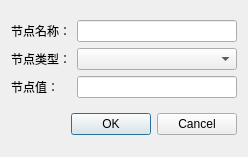
<?xml version="1.0" encoding="UTF-8"?>
<ui version="4.0">
 <class>AddNodeDlg</class>
 <widget class="QDialog" name="AddNodeDlg">
  <property name="windowModality">
   <enum>Qt::NonModal</enum>
  </property>
  <property name="geometry">
   <rect>
    <x>0</x>
    <y>0</y>
    <width>248</width>
    <height>157</height>
   </rect>
  </property>
  <property name="windowTitle">
   <string>增加节点</string>
  </property>
  <property name="modal">
   <bool>true</bool>
  </property>
  <layout class="QVBoxLayout" name="verticalLayout">
   <item>
    <layout class="QGridLayout" name="gridLayout">
     <item row="0" column="0">
      <widget class="QLabel" name="label">
       <property name="text">
        <string>节点名称：</string>
       </property>
      </widget>
     </item>
     <item row="0" column="1">
      <widget class="QLineEdit" name="nodeTitle"/>
     </item>
     <item row="1" column="0">
      <widget class="QLabel" name="label_2">
       <property name="text">
        <string>节点类型：</string>
       </property>
      </widget>
     </item>
     <item row="1" column="1">
      <widget class="QComboBox" name="nodeType"/>
     </item>
     <item row="2" column="0">
      <widget class="QLabel" name="label_3">
       <property name="text">
        <string>节点值：</string>
       </property>
      </widget>
     </item>
     <item row="2" column="1">
      <widget class="QLineEdit" name="nodeValue"/>
     </item>
    </layout>
   </item>
   <item>
    <widget class="QDialogButtonBox" name="buttonBox">
     <property name="orientation">
      <enum>Qt::Horizontal</enum>
     </property>
     <property name="standardButtons">
      <set>QDialogButtonBox::Cancel|QDialogButtonBox::Ok</set>
     </property>
    </widget>
   </item>
  </layout>
 </widget>
 <resources/>
 <connections>
  <connection>
   <sender>buttonBox</sender>
   <signal>accepted()</signal>
   <receiver>AddNodeDlg</receiver>
   <slot>accept()</slot>
   <hints>
    <hint type="sourcelabel">
     <x>248</x>
     <y>254</y>
    </hint>
    <hint type="destinationlabel">
     <x>157</x>
     <y>274</y>
    </hint>
   </hints>
  </connection>
  <connection>
   <sender>buttonBox</sender>
   <signal>rejected()</signal>
   <receiver>AddNodeDlg</receiver>
   <slot>reject()</slot>
   <hints>
    <hint type="sourcelabel">
     <x>316</x>
     <y>260</y>
    </hint>
    <hint type="destinationlabel">
     <x>286</x>
     <y>274</y>
    </hint>
   </hints>
  </connection>
 </connections>
</ui>
